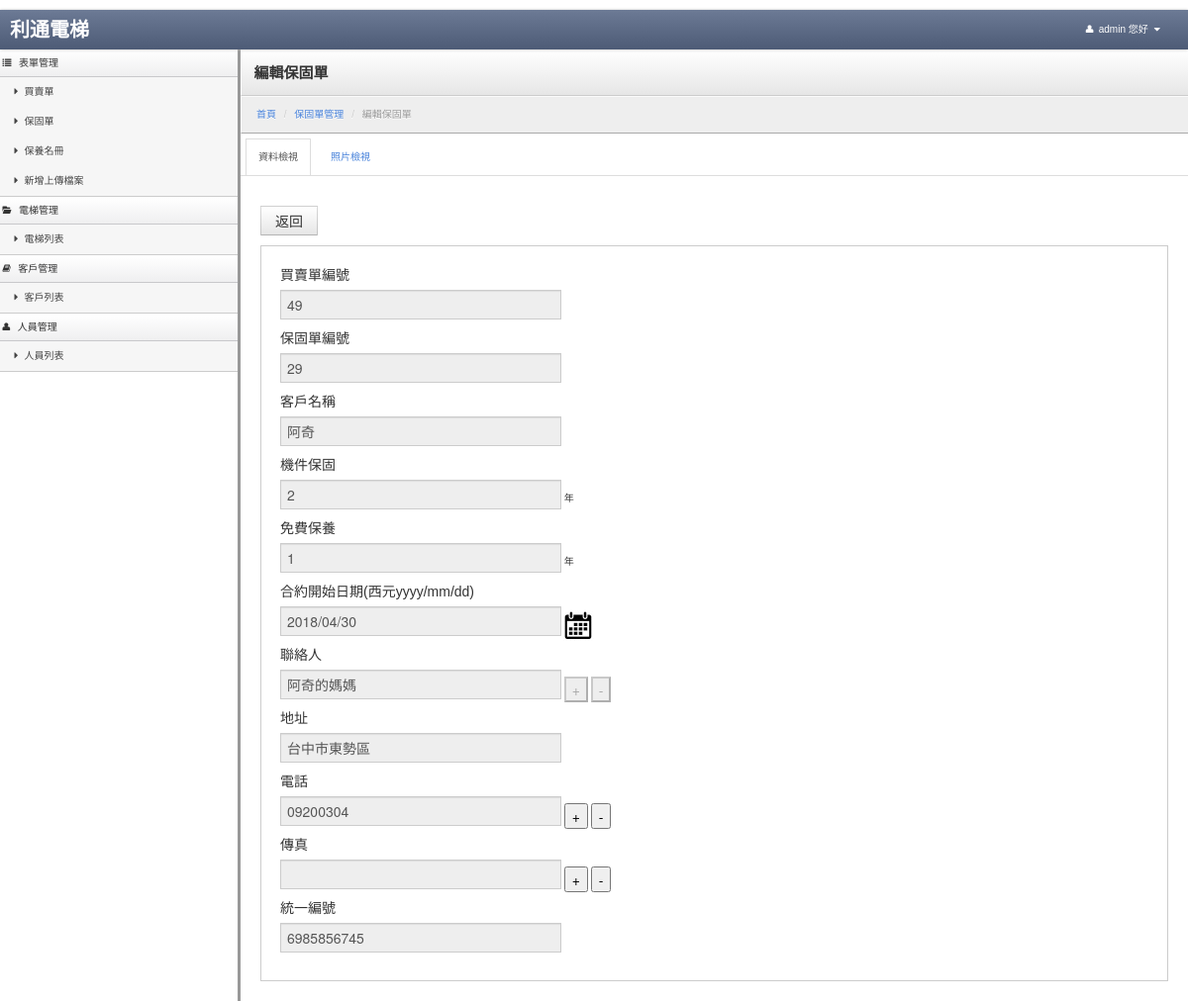
The page /Warranty/view_warranty_view/warranty_id/29 (signed in) on the database its author committed.
### tables this page shows
CREATE TABLE `usermenu` (
  `menuid` int(5) NOT NULL AUTO_INCREMENT COMMENT '菜單ID',
  `parentid` int(5) NOT NULL DEFAULT '0' COMMENT '上層菜單',
  `title` varchar(30) NOT NULL COMMENT '標題',
  `controller` varchar(40) NOT NULL COMMENT '控制器',
  `actioner` varchar(40) NOT NULL COMMENT '動作',
  `icon` varchar(100) DEFAULT NULL,
  `ismenu` tinyint(1) NOT NULL DEFAULT '0' COMMENT '是否顯示',
  `sort` tinyint(4) NOT NULL DEFAULT '0' COMMENT '排序',
  `isdisabled` tinyint(1) NOT NULL DEFAULT '0' COMMENT '是否刪除',
  PRIMARY KEY (`menuid`)
);

CREATE TABLE `warranty` (
  `id` int(255) NOT NULL AUTO_INCREMENT,
  `customer` varchar(255) DEFAULT NULL,
  `mechanical_warranty` int(255) DEFAULT NULL,
  `free_maintenance` int(255) DEFAULT NULL,
  `effective_date` varchar(255) DEFAULT NULL,
  `warranty_times` int(10) DEFAULT '0',
  `contacter_1` varchar(255) DEFAULT NULL,
  `contacter_2` varchar(255) DEFAULT NULL,
  `contacter_3` varchar(255) DEFAULT NULL,
  `address` varchar(255) DEFAULT NULL,
  `tel_1` varchar(255) DEFAULT NULL,
  `tel_2` varchar(255) DEFAULT NULL,
  `tel_3` varchar(255) DEFAULT NULL,
  `fax_1` varchar(255) DEFAULT NULL,
  `fax_2` varchar(255) DEFAULT NULL,
  `fax_3` varchar(255) DEFAULT NULL,
  `num` varchar(255) DEFAULT NULL,
  `transaction_id` int(255) DEFAULT NULL,
  `is_signing` int(1) DEFAULT '0',
  `is_remind` int(1) DEFAULT '0',
  `touch_time` varchar(255) DEFAULT NULL,
  PRIMARY KEY (`id`)
);

### application/controllers/Warranty.php (called while the page is built, shortened)
<?php if ( ! defined('BASEPATH')) exit('No direct script access allowed');
class Warranty extends CI_Controller {
	function __construct()
	{
        $this->load->model('public_tools');
		$this->load->model('Customer_model');
		$this->load->model('m_warranty_model');
		$this->load->model('Form_model');
		$this->load->library('datamodel');
        $this->load->model('Usermenu_model');
        $usermenu_m = new Usermenu_model();
        if(isset($_SESSION['id'])) {
            $this->aUsermenulist = $usermenu_m->usermenulist($_SESSION['id']);
        }
	}
	public function view_warranty_view()
	{
				$warranty_model = new m_warranty_model();
		$this->data = $this->uri->uri_to_assoc(3);
		$id = $this->data["warranty_id"];
		$this->data = $warranty_model->getwarrantyByID($id);
		if($this->data['contacter_3'] != null)
		{
			 $this->data['contacter_count'] = 3 ;
		}
		elseif($this->data['contacter_2'] != null)
		{
			$this->data['contacter_count'] = 2 ;
		}
		else
		{
			$this->data['contacter_count'] = 1 ;
		}
		if($this->data['tel_3'] != null)
		{
			 $this->data['tel_count'] = 3 ;
		}
		elseif($this->data['tel_2'] != null)
		{
			$this->data['tel_count'] = 2 ;
		}
		else
		{
			$this->data['tel_count'] = 1 ;
		}
		if($this->data['fax_3'] != null)
		{
			$this->data['fax_count'] = 3 ;
		}
		elseif($this->data['fax_2'] != null)
		{
			$this->data['fax_count'] = 2 ;
		}
		else
		{
			$this->data['fax_count'] = 1 ;
		}
        $public_tools = new public_tools();
        $imgdata = $public_tools->getimgview(array('type'=>'warranty','typeid'=>$id));
        $this->data['imgdata'] = $imgdata;
		$this->load->view('v_view_warranty', $this->data);
	}
}

### index.php (called while the page is built, shortened)
<?php
require_once BASEPATH.'core/CodeIgniter.php';

### application/models/usermenu_model.php (called while the page is built, shortened)
<?php
class Usermenu_model extends CI_Model
{
	public function usermenulist($iUserid=0)
	{
        $sSql = "select menuidarray from account where id ={$iUserid} and `status`=0";
        $query = $this->db->query($sSql);
        $useridmenu = $query->row_array();
        $sSql = "select * from usermenu where menuid in ({$useridmenu['menuidarray']}) and ismenu=1 and isdisabled!=1 and parentid = 0";
        $query = $this->db->query($sSql);
        $results = array();
        foreach ($query->result_array() as $vNavheader){
            $results[$vNavheader['menuid']] = $vNavheader;
            $sSql = "select * from usermenu where menuid in ({$useridmenu['menuidarray']}) and parentid = '{$vNavheader['menuid']}' and ismenu=1 and isdisabled!=1";
            $query_navlist = $this->db->query($sSql);
            foreach ($query_navlist->result_array() as $vNavlist){
                $results[$vNavheader['menuid']]['subtype'][]=$vNavlist;
            }
        }
        return $results;
	}
}

### application/models/m_warranty_model.php (called while the page is built, shortened)
<?php
class m_warranty_model extends CI_Model
{
	public function getwarrantyByID($id)
	{
		$this->db->select('*');
		$this->db->from('warranty');
		$this->db->where('id', $id);
		$result = $this->db->get();
		if ($result->num_rows() > 0)
		{
			foreach ($result->result() as $row)
			{
				$warranty_data = array();
				foreach ($row as $k => $v)
				{
					$warranty_data[$k] = $v;
				}
			}
			return $warranty_data;
		}
		return 0;
	}
}
?>

### application/views/v_view_warranty.php (the view, shortened to what this page needs)
<!DOCTYPE html>
<html lang="en">
	<?php
		include "head.php";
	?>
	<body>
		<?php
			include "navbar.php";
			include "sidebar-nav.php";
		?>
		<link rel="stylesheet" href="<?=base_url("js/jquery/jquery-ui.min.css");?>">
		<link rel="stylesheet" href="jqueryui/style.css">
		<div class="content">
			<div class="header">
				<h1 class="page-title">編輯保固單</h1>
			</div>
				<ul class="breadcrumb">
					<li><a href="<?=base_url("/mainpage/index")?>">首頁</a> <span class="divider">/</span></li>
					<li><a href="<?=site_url("/warranty/warranty_home")?>">保固單管理</a> <span class="divider">/</span></li>
					<li class="active">編輯保固單</li>
				</ul>
               <ul class="nav nav-tabs">
                   <li class="active"><a href="#view_warranty" data-toggle="tab">資料檢視</a></li>
                   <li><a href="#view_warranty_img" data-toggle="tab">照片檢視</a></li>
               </ul>
			<div class="container-fluid">
				<div class="row-fluid">
                       <div id="myTabContent" class="tab-content">
                           <div class="tab-pane active in" id="view_warranty">
					<form id="tab" name="edit_custiner" action="<?=site_url("/warranty/warranty_edit")?>" method="post">
						<div class="btn-toolbar">
							<button class="btn" type="button" onclick="history.back()">返回</button>
						</div>
						<div class="well">
							<label>買賣單編號</label>
							<input type="text" name = "transaction_id" value="<?php print($this->data['transaction_id']);?>"  disabled class="input-xlarge">
							<label>保固單編號</label>
							<input type="text" name = "Id" value="<?php print($this->data['id']);?>" readonly="readonly" disabled class="input-xlarge">
							<label>客戶名稱</label>
							<input type="text" name = "customer" value="<?php print($this->data['customer']);?>" disabled class="input-xlarge">
							<label>機件保固</label>
							<input type="text" name = "mechanical_warranty" value="<?php print($this->data['mechanical_warranty']);?>" disabled class="input-xlarge"> 年
							<label>免費保養</label>
							<input type="text" name = "free_maintenance" value="<?php print($this->data['free_maintenance']);?>" disabled class="input-xlarge"> 年
							<label>合約開始日期(西元yyyy/mm/dd)</label>
							<input type="text" id="datepicker" name = "effective_date" value="<?php print($this->data['effective_date']);?>" disabled class="input-xlarge">
							<label>聯絡人</label>
							<input type="text" name = "contacter_1" value="<?php print($this->data['contacter_1']);?>" class="input-xlarge" disabled> <input type="button" id="cont_bnt" disabled value="+"  /> <input type="button" onclick="delField('contacter_')"  disabled value="-" />
							<label>地址</label>
							<input type="text" name = "address" value="<?php print($this->data['address']);?>" disabled class="input-xlarge">
							<label>電話</label>
							<input type="text" name = "tel_1" value="<?php print($this->data['tel_1']);?>" disabled class="input-xlarge"> <input type="button" id="tel_bnt" value="+"  /> <input type="button" onclick="delField('tel_')" value="-" />
							<label>傳真</label>
							<input type="text" name = "fax_1" value="<?php print($this->data['fax_1']);?>" disabled class="input-xlarge"> <input type="button" id="fax_bnt" value="+"  /> <input type="button" onclick="delField('fax_')" value="-" />
							<label>統一編號</label>
							<input type="text" name = "Num" value="<?php print($this->data['num']);?>" disabled class="input-xlarge">
						</div>
					</form>
                           </div>
                       </div>
				</div>
			</div>
		</div>
	</body>
</html>

### application/views/sidebar-nav.php
<div class="sidebar-nav">
       <?php
           foreach($this->aUsermenulist as $v){
               echo '<a href="#'.$v['controller'].'-menu" class="nav-header" data-toggle="collapse"><i class="'.$v['icon'].'"></i>'.$v['title'].'</i></a>';
               if(!empty($v['subtype'])){
                   echo '<ul id="'.$v['controller'].'-menu" class="nav nav-list collapse in">';
                   foreach($v['subtype'] as $vSub){
                       echo '<li ><a href="'.base_url("/{$vSub['controller']}/{$vSub['actioner']}").'"><i class="'.$vSub['icon'].'"></i>'.$vSub['title'].'</a></li>';
                   }
                   echo '</ul>';
               }
           }
       ?>
   </div>

### stylesheets/theme.css (style rules this page uses)
body { background: #eee; background-image: url(http://subtlepatterns.com/patterns/furley_bg.png); background-position: initial initial; background-repeat: initial initial; background-position: initial initial; background-repeat: initial initial; margin: 0px; padding: 0px; }
h1 { margin-top: 0px; color: #eee; }
.content { min-width: 400px; position: relative; min-height: 800px; background: #fff; margin-left: 240px; border-left: 1px solid #cccccc; border-left: 3px solid #999999; }
.header { background: #ffffff; background: #ffffff; background: -webkit-gradient(linear, left bottom, left top, color-stop(0, #e6e6e6), color-stop(1, #ffffff)); background: -ms-linear-gradient(bottom, #e6e6e6, #ffffff); background: -moz-linear-gradient(center bottom, #e6e6e6 0%, #ffffff 100%); background: -o-linear-gradient(bottom, #e6e6e6, #ffffff); filter: progid:dximagetransform.microsoft.gradient(startColorStr='#4d5b76', EndColorStr='#6c7a95'); -ms-filter: "progid:DXImageTransform.Microsoft.gradient(startColorStr='#ffffff',EndColorStr='#e6e6e6')"; border-bottom: 1px solid #cccccc; border-top: 1px solid #ffffff; border-left: 1px solid #ffffff; padding: 0em 1.25em; }
.header h1 { margin: 1em 0em; padding: 0em; line-height: 1em; font-size: 1.5em; color: #eee; color: #333; }
.breadcrumb { -webkit-box-shadow: none; -moz-box-shadow: none; box-shadow: none; -webkit-border-radius: 0px; -moz-border-radius: 0px; border-radius: 0px; -moz-background-clip: padding; -webkit-background-clip: padding-box; background-clip: padding-box; background: #eee; border-bottom: 1px solid #aaa; border-top: 1px solid #fafafa; border-left: 1px solid #fff; margin-bottom: .5em; }
.sidebar-nav { width: 240px; position: absolute; float: left; border-top: none; border-left: none; margin: 0em; }
.sidebar-nav .nav-header { border-top: 1px solid #ffffff; border-bottom: 1px solid #c8c8cb; border-left: none; color: #333; display: block; background: #efeff0; background: -webkit-gradient(linear, left bottom, left top, color-stop(0, #efeff0), color-stop(1, #ffffff)); background: -ms-linear-gradient(bottom, #efeff0, #ffffff); background: -moz-linear-gradient(center bottom, #efeff0 0%, #ffffff 100%); background: -o-linear-gradient(bottom, #efeff0, #ffffff); filter: progid:dximagetransform.microsoft.gradient(startColorStr='#4d5b76', EndColorStr='#6c7a95'); -ms-filter: "progid:DXImageTransform.Microsoft.gradient(startColorStr='#ffffff',EndColorStr='#efeff0')"; font-weight: normal; font-size: 1em; line-height: 2.5em; padding: 0em .25em; margin-bottom: 0px; text-shadow: none; text-transform: none; }
.sidebar-nav .nav-header i[class^="icon-"] { margin-right: .75em; }
.sidebar-nav .nav-list { margin: 0px; border: 0px; background: #f6f6f6; }
.sidebar-nav .nav-list > li > a { color: #444; padding: .5em 1em; }
.sidebar-nav .nav-list.collapse.in { border-bottom: 1px solid #ccc; }
.btn { -webkit-border-radius: 0px; -moz-border-radius: 0px; border-radius: 0px; }
.well { background-color: #fff; border: 1px solid #ccc; -webkit-box-shadow: 1px 1px 0px #ffffff; -moz-box-shadow: 1px 1px 0px #ffffff; box-shadow: 1px 1px 0px #ffffff; -webkit-border-radius: 0px; -moz-border-radius: 0px; border-radius: 0px; -moz-background-clip: padding; -webkit-background-clip: padding-box; background-clip: padding-box; }
input[type="text"], input[type="password"] { -webkit-border-radius: 0px; -moz-border-radius: 0px; border-radius: 0px; -moz-background-clip: padding; -webkit-background-clip: padding-box; background-clip: padding-box; }
.nav-tabs > li { margin-left: .5em; }
.nav-tabs > li > a { -webkit-border-top-right-radius: 0px; -webkit-border-bottom-right-radius: 0; -webkit-border-bottom-left-radius: 0; -webkit-border-top-left-radius: 0; -moz-border-radius-topright: 0px; -moz-border-radius-bottomright: 0; -moz-border-radius-bottomleft: 0; -moz-border-radius-topleft: 0; border-top-right-radius: 0px; border-bottom-right-radius: 0; border-bottom-left-radius: 0; border-top-left-radius: 0; -moz-background-clip: padding; -webkit-background-clip: padding-box; background-clip: padding-box; }

### stylesheets/style.css (style rules this page uses)
html { margin: 0; padding: 0; }
body { height: 101%; font-size: 62.5%; font-family: "Trebuchet MS", Arial, Tahoma, sans-serif; color: #333; background: #fff url('../images/body-bg.jpg') 0px 0px repeat; padding-top: 10px; }
a { color: #4681da; text-decoration: none; }

### rows shown on the page
usermenu: title "表單管理"
usermenu: title "買賣單"
usermenu: title "保固單"
usermenu: title "保養名冊"
usermenu: title "新增上傳檔案"
usermenu: title "電梯管理"
usermenu: title "電梯列表"
usermenu: title "客戶管理"
usermenu: title "客戶列表"
usermenu: title "人員管理"
usermenu: title "人員列表"
warranty: transaction_id "49", Id "29", customer "阿奇", mechanical_warranty "2", free_maintenance "1", effective_date "2018/04/30", contacter_1 "阿奇的媽媽", address "台中市東勢區", tel_1 "09200304", Num "6985856745"

### other values the page prints
$_SESSION["account"] "admin"
